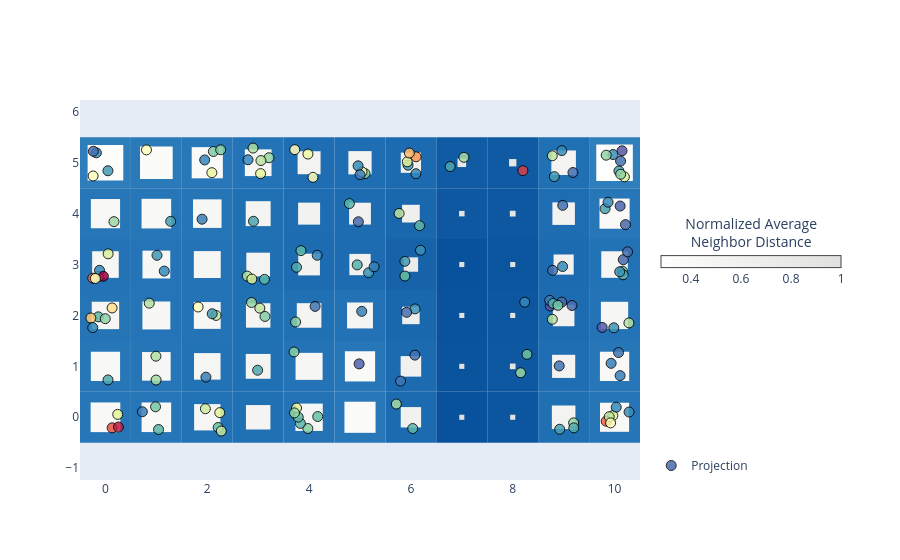

Notebook code cell kept with this figure:
### Code cell
basin.pond(base_style="iceflock") \
    .pad_layer() \
    .attraction_layer(X_scaled, jitter_amount=.3, marker=dict(attraction_marker, opacity=.85)) \
    .visualize();

### Figure 1 — Plotly figure (JSON) as saved in the notebook; plotly's stock layout.template omitted (floating-point values rounded to 4 significant figures; data arrays with more than 128 entries replaced by an {"elided": "..."} marker saying what was removed)
{"data": [{"hoverinfo": "none", "marker": {"cmax": 1, "cmin": 0.2818, "color": [0.2818], "colorbar": {"len": 200, "lenmode": "pixels", "orientation": "h", "thickness": 12, "title": {"side": "top", "text": "Normalized Average<br>Neighbor Distance"}, "x": 1.02, "xanchor": "left", "y": 0.6, "yanchor": "middle"}, "colorscale": [[0, "rgb(254, 254, 253)"], [1, "rgb(224, 224, 223)"]], "showscale": true}, "mode": "markers", "showlegend": false, "type": "scatter", "x": [null], "y": [null]}, {"marker": {"color": {"elided": "150 float values"}, "colorscale": [[0, "rgb(94,79,162)"], [0.1, "rgb(50,136,189)"], [0.2, "rgb(102,194,165)"], [0.3, "rgb(171,221,164)"], [0.4, "rgb(230,245,152)"], [0.5, "rgb(255,255,191)"], [0.6, "rgb(254,224,139)"], [0.7, "rgb(253,174,97)"], [0.8, "rgb(244,109,67)"], [0.9, "rgb(213,62,79)"], [1, "rgb(158,1,66)"]], "line": {"color": "black", "width": 1}, "opacity": 0.85, "size": 10, "symbol": "circle"}, "mode": "markers", "name": "Projection", "type": "scatter", "x": {"elided": "150 float values"}, "y": {"elided": "150 float values"}}], "layout": {"autosize": true, "legend": {"x": 1.02, "xanchor": "left", "y": 0, "yanchor": "bottom"}, "margin": {"r": 260}, "shapes": [{"fillcolor": "rgb(38, 118, 184)", "layer": "between", "line": {"width": 0}, "type": "rect", "x0": -0.5, "x1": 0.5, "xref": "x", "y0": -0.5, "y1": 0.5, "yref": "y"}, {"fillcolor": "rgb(38, 118, 184)", "layer": "between", "line": {"width": 0}, "type": "rect", "x0": 0.5, "x1": 1.5, "xref": "x", "y0": -0.5, "y1": 0.5, "yref": "y"}, {"fillcolor": "rgb(34, 114, 182)", "layer": "between", "line": {"width": 0}, "type": "rect", "x0": 1.5, "x1": 2.5, "xref": "x", "y0": -0.5, "y1": 0.5, "yref": "y"}, {"fillcolor": "rgb(32, 112, 180)", "layer": "between", "line": {"width": 0}, "type": "rect", "x0": 2.5, "x1": 3.5, "xref": "x", "y0": -0.5, "y1": 0.5, "yref": "y"}, {"fillcolor": "rgb(35, 115, 182)", "layer": "between", "line": {"width": 0}, "type": "rect", "x0": 3.5, "x1": 4.5, "xref": "x", "y0": -0.5, "y1": 0.5, "yref": "y"}, {"fillcolor": "rgb(40, 120, 185)", "layer": "between", "line": {"width": 0}, "type": "rect", "x0": 4.5, "x1": 5.5, "xref": "x", "y0": -0.5, "y1": 0.5, "yref": "y"}, {"fillcolor": "rgb(28, 107, 176)", "layer": "between", "line": {"width": 0}, "type": "rect", "x0": 5.5, "x1": 6.5, "xref": "x", "y0": -0.5, "y1": 0.5, "yref": "y"}, {"fillcolor": "rgb(8, 81, 156)", "layer": "between", "line": {"width": 0}, "type": "rect", "x0": 6.5, "x1": 7.5, "xref": "x", "y0": -0.5, "y1": 0.5, "yref": "y"}, {"fillcolor": "rgb(12, 86, 160)", "layer": "between", "line": {"width": 0}, "type": "rect", "x0": 7.5, "x1": 8.5, "xref": "x", "y0": -0.5, "y1": 0.5, "yref": "y"}, {"fillcolor": "rgb(31, 111, 179)", "layer": "between", "line": {"width": 0}, "type": "rect", "x0": 8.5, "x1": 9.5, "xref": "x", "y0": -0.5, "y1": 0.5, "yref": "y"}, {"fillcolor": "rgb(38, 118, 183)", "layer": "between", "line": {"width": 0}, "type": "rect", "x0": 9.5, "x1": 10.5, "xref": "x", "y0": -0.5, "y1": 0.5, "yref": "y"}, {"fillcolor": "rgb(38, 118, 184)", "layer": "between", "line": {"width": 0}, "type": "rect", "x0": -0.5, "x1": 0.5, "xref": "x", "y0": 0.5, "y1": 1.5, "yref": "y"}, {"fillcolor": "rgb(37, 117, 183)", "layer": "between", "line": {"width": 0}, "type": "rect", "x0": 0.5, "x1": 1.5, "xref": "x", "y0": 0.5, "y1": 1.5, "yref": "y"}, {"fillcolor": "rgb(34, 114, 182)", "layer": "between", "line": {"width": 0}, "type": "rect", "x0": 1.5, "x1": 2.5, "xref": "x", "y0": 0.5, "y1": 1.5, "yref": "y"}, {"fillcolor": "rgb(32, 112, 180)", "layer": "between", "line": {"width": 0}, "type": "rect", "x0": 2.5, "x1": 3.5, "xref": "x", "y0": 0.5, "y1": 1.5, "yref": "y"}, {"fillcolor": "rgb(35, 115, 182)", "layer": "between", "line": {"width": 0}, "type": "rect", "x0": 3.5, "x1": 4.5, "xref": "x", "y0": 0.5, "y1": 1.5, "yref": "y"}, {"fillcolor": "rgb(39, 119, 184)", "layer": "between", "line": {"width": 0}, "type": "rect", "x0": 4.5, "x1": 5.5, "xref": "x", "y0": 0.5, "y1": 1.5, "yref": "y"}, {"fillcolor": "rgb(28, 107, 176)", "layer": "between", "line": {"width": 0}, "type": "rect", "x0": 5.5, "x1": 6.5, "xref": "x", "y0": 0.5, "y1": 1.5, "yref": "y"}, {"fillcolor": "rgb(10, 84, 158)", "layer": "between", "line": {"width": 0}, "type": "rect", "x0": 6.5, "x1": 7.5, "xref": "x", "y0": 0.5, "y1": 1.5, "yref": "y"}, {"fillcolor": "rgb(14, 88, 162)", "layer": "between", "line": {"width": 0}, "type": "rect", "x0": 7.5, "x1": 8.5, "xref": "x", "y0": 0.5, "y1": 1.5, "yref": "y"}, {"fillcolor": "rgb(31, 110, 179)", "layer": "between", "line": {"width": 0}, "type": "rect", "x0": 8.5, "x1": 9.5, "xref": "x", "y0": 0.5, "y1": 1.5, "yref": "y"}, {"fillcolor": "rgb(38, 118, 184)", "layer": "between", "line": {"width": 0}, "type": "rect", "x0": 9.5, "x1": 10.5, "xref": "x", "y0": 0.5, "y1": 1.5, "yref": "y"}, {"fillcolor": "rgb(36, 116, 182)", "layer": "between", "line": {"width": 0}, "type": "rect", "x0": -0.5, "x1": 0.5, "xref": "x", "y0": 1.5, "y1": 2.5, "yref": "y"}, {"fillcolor": "rgb(36, 116, 183)", "layer": "between", "line": {"width": 0}, "type": "rect", "x0": 0.5, "x1": 1.5, "xref": "x", "y0": 1.5, "y1": 2.5, "yref": "y"}, {"fillcolor": "rgb(35, 115, 182)", "layer": "between", "line": {"width": 0}, "type": "rect", "x0": 1.5, "x1": 2.5, "xref": "x", "y0": 1.5, "y1": 2.5, "yref": "y"}, {"fillcolor": "rgb(32, 112, 180)", "layer": "between", "line": {"width": 0}, "type": "rect", "x0": 2.5, "x1": 3.5, "xref": "x", "y0": 1.5, "y1": 2.5, "yref": "y"}, {"fillcolor": "rgb(32, 112, 180)", "layer": "between", "line": {"width": 0}, "type": "rect", "x0": 3.5, "x1": 4.5, "xref": "x", "y0": 1.5, "y1": 2.5, "yref": "y"}, {"fillcolor": "rgb(34, 114, 181)", "layer": "between", "line": {"width": 0}, "type": "rect", "x0": 4.5, "x1": 5.5, "xref": "x", "y0": 1.5, "y1": 2.5, "yref": "y"}, {"fillcolor": "rgb(25, 103, 173)", "layer": "between", "line": {"width": 0}, "type": "rect", "x0": 5.5, "x1": 6.5, "xref": "x", "y0": 1.5, "y1": 2.5, "yref": "y"}, {"fillcolor": "rgb(9, 82, 157)", "layer": "between", "line": {"width": 0}, "type": "rect", "x0": 6.5, "x1": 7.5, "xref": "x", "y0": 1.5, "y1": 2.5, "yref": "y"}, {"fillcolor": "rgb(12, 87, 160)", "layer": "between", "line": {"width": 0}, "type": "rect", "x0": 7.5, "x1": 8.5, "xref": "x", "y0": 1.5, "y1": 2.5, "yref": "y"}, {"fillcolor": "rgb(29, 108, 177)", "layer": "between", "line": {"width": 0}, "type": "rect", "x0": 8.5, "x1": 9.5, "xref": "x", "y0": 1.5, "y1": 2.5, "yref": "y"}, {"fillcolor": "rgb(35, 115, 182)", "layer": "between", "line": {"width": 0}, "type": "rect", "x0": 9.5, "x1": 10.5, "xref": "x", "y0": 1.5, "y1": 2.5, "yref": "y"}, {"fillcolor": "rgb(35, 115, 182)", "layer": "between", "line": {"width": 0}, "type": "rect", "x0": -0.5, "x1": 0.5, "xref": "x", "y0": 2.5, "y1": 3.5, "yref": "y"}, {"fillcolor": "rgb(36, 116, 183)", "layer": "between", "line": {"width": 0}, "type": "rect", "x0": 0.5, "x1": 1.5, "xref": "x", "y0": 2.5, "y1": 3.5, "yref": "y"}, {"fillcolor": "rgb(35, 115, 182)", "layer": "between", "line": {"width": 0}, "type": "rect", "x0": 1.5, "x1": 2.5, "xref": "x", "y0": 2.5, "y1": 3.5, "yref": "y"}, {"fillcolor": "rgb(31, 111, 179)", "layer": "between", "line": {"width": 0}, "type": "rect", "x0": 2.5, "x1": 3.5, "xref": "x", "y0": 2.5, "y1": 3.5, "yref": "y"}, {"fillcolor": "rgb(29, 108, 177)", "layer": "between", "line": {"width": 0}, "type": "rect", "x0": 3.5, "x1": 4.5, "xref": "x", "y0": 2.5, "y1": 3.5, "yref": "y"}, {"fillcolor": "rgb(29, 108, 177)", "layer": "between", "line": {"width": 0}, "type": "rect", "x0": 4.5, "x1": 5.5, "xref": "x", "y0": 2.5, "y1": 3.5, "yref": "y"}, {"fillcolor": "rgb(22, 99, 170)", "layer": "between", "line": {"width": 0}, "type": "rect", "x0": 5.5, "x1": 6.5, "xref": "x", "y0": 2.5, "y1": 3.5, "yref": "y"}, {"fillcolor": "rgb(8, 81, 156)", "layer": "between", "line": {"width": 0}, "type": "rect", "x0": 6.5, "x1": 7.5, "xref": "x", "y0": 2.5, "y1": 3.5, "yref": "y"}, {"fillcolor": "rgb(11, 85, 159)", "layer": "between", "line": {"width": 0}, "type": "rect", "x0": 7.5, "x1": 8.5, "xref": "x", "y0": 2.5, "y1": 3.5, "yref": "y"}, {"fillcolor": "rgb(28, 106, 176)", "layer": "between", "line": {"width": 0}, "type": "rect", "x0": 8.5, "x1": 9.5, "xref": "x", "y0": 2.5, "y1": 3.5, "yref": "y"}, {"fillcolor": "rgb(34, 114, 182)", "layer": "between", "line": {"width": 0}, "type": "rect", "x0": 9.5, "x1": 10.5, "xref": "x", "y0": 2.5, "y1": 3.5, "yref": "y"}, {"fillcolor": "rgb(38, 118, 184)", "layer": "between", "line": {"width": 0}, "type": "rect", "x0": -0.5, "x1": 0.5, "xref": "x", "y0": 3.5, "y1": 4.5, "yref": "y"}, {"fillcolor": "rgb(38, 118, 184)", "layer": "between", "line": {"width": 0}, "type": "rect", "x0": 0.5, "x1": 1.5, "xref": "x", "y0": 3.5, "y1": 4.5, "yref": "y"}, {"fillcolor": "rgb(37, 117, 183)", "layer": "between", "line": {"width": 0}, "type": "rect", "x0": 1.5, "x1": 2.5, "xref": "x", "y0": 3.5, "y1": 4.5, "yref": "y"}, {"fillcolor": "rgb(32, 112, 180)", "layer": "between", "line": {"width": 0}, "type": "rect", "x0": 2.5, "x1": 3.5, "xref": "x", "y0": 3.5, "y1": 4.5, "yref": "y"}, {"fillcolor": "rgb(30, 109, 178)", "layer": "between", "line": {"width": 0}, "type": "rect", "x0": 3.5, "x1": 4.5, "xref": "x", "y0": 3.5, "y1": 4.5, "yref": "y"}, {"fillcolor": "rgb(29, 108, 177)", "layer": "between", "line": {"width": 0}, "type": "rect", "x0": 4.5, "x1": 5.5, "xref": "x", "y0": 3.5, "y1": 4.5, "yref": "y"}, {"fillcolor": "rgb(25, 103, 173)", "layer": "between", "line": {"width": 0}, "type": "rect", "x0": 5.5, "x1": 6.5, "xref": "x", "y0": 3.5, "y1": 4.5, "yref": "y"}, {"fillcolor": "rgb(13, 88, 161)", "layer": "between", "line": {"width": 0}, "type": "rect", "x0": 6.5, "x1": 7.5, "xref": "x", "y0": 3.5, "y1": 4.5, "yref": "y"}, {"fillcolor": "rgb(14, 88, 162)", "layer": "between", "line": {"width": 0}, "type": "rect", "x0": 7.5, "x1": 8.5, "xref": "x", "y0": 3.5, "y1": 4.5, "yref": "y"}, {"fillcolor": "rgb(30, 109, 178)", "layer": "between", "line": {"width": 0}, "type": "rect", "x0": 8.5, "x1": 9.5, "xref": "x", "y0": 3.5, "y1": 4.5, "yref": "y"}, {"fillcolor": "rgb(39, 119, 184)", "layer": "between", "line": {"width": 0}, "type": "rect", "x0": 9.5, "x1": 10.5, "xref": "x", "y0": 3.5, "y1": 4.5, "yref": "y"}, {"fillcolor": "rgb(46, 126, 188)", "layer": "between", "line": {"width": 0}, "type": "rect", "x0": -0.5, "x1": 0.5, "xref": "x", "y0": 4.5, "y1": 5.5, "yref": "y"}, {"fillcolor": "rgb(42, 122, 186)", "layer": "between", "line": {"width": 0}, "type": "rect", "x0": 0.5, "x1": 1.5, "xref": "x", "y0": 4.5, "y1": 5.5, "yref": "y"}, {"fillcolor": "rgb(40, 120, 185)", "layer": "between", "line": {"width": 0}, "type": "rect", "x0": 1.5, "x1": 2.5, "xref": "x", "y0": 4.5, "y1": 5.5, "yref": "y"}, {"fillcolor": "rgb(35, 115, 182)", "layer": "between", "line": {"width": 0}, "type": "rect", "x0": 2.5, "x1": 3.5, "xref": "x", "y0": 4.5, "y1": 5.5, "yref": "y"}, {"fillcolor": "rgb(31, 110, 179)", "layer": "between", "line": {"width": 0}, "type": "rect", "x0": 3.5, "x1": 4.5, "xref": "x", "y0": 4.5, "y1": 5.5, "yref": "y"}, {"fillcolor": "rgb(31, 110, 179)", "layer": "between", "line": {"width": 0}, "type": "rect", "x0": 4.5, "x1": 5.5, "xref": "x", "y0": 4.5, "y1": 5.5, "yref": "y"}, {"fillcolor": "rgb(28, 106, 176)", "layer": "between", "line": {"width": 0}, "type": "rect", "x0": 5.5, "x1": 6.5, "xref": "x", "y0": 4.5, "y1": 5.5, "yref": "y"}, {"fillcolor": "rgb(16, 92, 164)", "layer": "between", "line": {"width": 0}, "type": "rect", "x0": 6.5, "x1": 7.5, "xref": "x", "y0": 4.5, "y1": 5.5, "yref": "y"}, {"fillcolor": "rgb(15, 90, 163)", "layer": "between", "line": {"width": 0}, "type": "rect", "x0": 7.5, "x1": 8.5, "xref": "x", "y0": 4.5, "y1": 5.5, "yref": "y"}, {"fillcolor": "rgb(32, 112, 180)", "layer": "between", "line": {"width": 0}, "type": "rect", "x0": 8.5, "x1": 9.5, "xref": "x", "y0": 4.5, "y1": 5.5, "yref": "y"}, {"fillcolor": "rgb(47, 127, 188)", "layer": "between", "line": {"width": 0}, "type": "rect", "x0": 9.5, "x1": 10.5, "xref": "x", "y0": 4.5, "y1": 5.5, "yref": "y"}, {"fillcolor": "rgb(248, 248, 247)", "layer": "between", "line": {"width": 0}, "type": "rect", "x0": -0.2916, "x1": 0.2916, "xref": "x", "y0": -0.2916, "y1": 0.2916, "yref": "y"}, {"fillcolor": "rgb(248, 248, 247)", "layer": "between", "line": {"width": 0}, "type": "rect", "x0": 0.7094, "x1": 1.291, "xref": "x", "y0": -0.2906, "y1": 0.2906, "yref": "y"}, {"fillcolor": "rgb(246, 246, 245)", "layer": "between", "line": {"width": 0}, "type": "rect", "x0": 1.742, "x1": 2.258, "xref": "x", "y0": -0.2583, "y1": 0.2583, "yref": "y"}, {"fillcolor": "rgb(244, 244, 243)", "layer": "between", "line": {"width": 0}, "type": "rect", "x0": 2.76, "x1": 3.24, "xref": "x", "y0": -0.2402, "y1": 0.2402, "yref": "y"}, {"fillcolor": "rgb(246, 246, 245)", "layer": "between", "line": {"width": 0}, "type": "rect", "x0": 3.731, "x1": 4.269, "xref": "x", "y0": -0.2686, "y1": 0.2686, "yref": "y"}, {"fillcolor": "rgb(250, 250, 249)", "layer": "between", "line": {"width": 0}, "type": "rect", "x0": 4.694, "x1": 5.306, "xref": "x", "y0": -0.3058, "y1": 0.3058, "yref": "y"}, {"fillcolor": "rgb(241, 241, 240)", "layer": "between", "line": {"width": 0}, "type": "rect", "x0": 5.8, "x1": 6.2, "xref": "x", "y0": -0.2001, "y1": 0.2001, "yref": "y"}, {"fillcolor": "rgb(224, 224, 223)", "layer": "between", "line": {"width": 0}, "type": "rect", "x0": 6.95, "x1": 7.05, "xref": "x", "y0": -0.05, "y1": 0.05, "yref": "y"}, {"fillcolor": "rgb(227, 227, 226)", "layer": "between", "line": {"width": 0}, "type": "rect", "x0": 7.95, "x1": 8.05, "xref": "x", "y0": -0.05, "y1": 0.05, "yref": "y"}, {"fillcolor": "rgb(243, 243, 242)", "layer": "between", "line": {"width": 0}, "type": "rect", "x0": 8.769, "x1": 9.231, "xref": "x", "y0": -0.2312, "y1": 0.2312, "yref": "y"}, {"fillcolor": "rgb(248, 248, 247)", "layer": "between", "line": {"width": 0}, "type": "rect", "x0": 9.715, "x1": 10.29, "xref": "x", "y0": -0.2855, "y1": 0.2855, "yref": "y"}, {"fillcolor": "rgb(248, 248, 247)", "layer": "between", "line": {"width": 0}, "type": "rect", "x0": -0.2872, "x1": 0.2872, "xref": "x", "y0": 0.7128, "y1": 1.287, "yref": "y"}, {"fillcolor": "rgb(247, 247, 246)", "layer": "between", "line": {"width": 0}, "type": "rect", "x0": 0.7191, "x1": 1.281, "xref": "x", "y0": 0.7191, "y1": 1.281, "yref": "y"}, {"fillcolor": "rgb(246, 246, 245)", "layer": "between", "line": {"width": 0}, "type": "rect", "x0": 1.739, "x1": 2.261, "xref": "x", "y0": 0.739, "y1": 1.261, "yref": "y"}, {"fillcolor": "rgb(244, 244, 243)", "layer": "between", "line": {"width": 0}, "type": "rect", "x0": 2.756, "x1": 3.244, "xref": "x", "y0": 0.756, "y1": 1.244, "yref": "y"}, {"fillcolor": "rgb(246, 246, 245)", "layer": "between", "line": {"width": 0}, "type": "rect", "x0": 3.734, "x1": 4.266, "xref": "x", "y0": 0.7345, "y1": 1.266, "yref": "y"}, {"fillcolor": "rgb(249, 249, 248)", "layer": "between", "line": {"width": 0}, "type": "rect", "x0": 4.703, "x1": 5.297, "xref": "x", "y0": 0.7032, "y1": 1.297, "yref": "y"}, {"fillcolor": "rgb(241, 241, 240)", "layer": "between", "line": {"width": 0}, "type": "rect", "x0": 5.798, "x1": 6.202, "xref": "x", "y0": 0.7981, "y1": 1.202, "yref": "y"}, {"fillcolor": "rgb(226, 226, 225)", "layer": "between", "line": {"width": 0}, "type": "rect", "x0": 6.95, "x1": 7.05, "xref": "x", "y0": 0.95, "y1": 1.05, "yref": "y"}, {"fillcolor": "rgb(229, 229, 228)", "layer": "between", "line": {"width": 0}, "type": "rect", "x0": 7.944, "x1": 8.056, "xref": "x", "y0": 0.9444, "y1": 1.056, "yref": "y"}, {"fillcolor": "rgb(243, 243, 242)", "layer": "between", "line": {"width": 0}, "type": "rect", "x0": 8.773, "x1": 9.227, "xref": "x", "y0": 0.7728, "y1": 1.227, "yref": "y"}, {"fillcolor": "rgb(248, 248, 247)", "layer": "between", "line": {"width": 0}, "type": "rect", "x0": 9.712, "x1": 10.29, "xref": "x", "y0": 0.7124, "y1": 1.288, "yref": "y"}, {"fillcolor": "rgb(246, 246, 245)", "layer": "between", "line": {"width": 0}, "type": "rect", "x0": -0.269, "x1": 0.269, "xref": "x", "y0": 1.731, "y1": 2.269, "yref": "y"}, {"fillcolor": "rgb(247, 247, 246)", "layer": "between", "line": {"width": 0}, "type": "rect", "x0": 0.7257, "x1": 1.274, "xref": "x", "y0": 1.726, "y1": 2.274, "yref": "y"}, {"fillcolor": "rgb(246, 246, 245)", "layer": "between", "line": {"width": 0}, "type": "rect", "x0": 1.737, "x1": 2.263, "xref": "x", "y0": 1.737, "y1": 2.263, "yref": "y"}, {"fillcolor": "rgb(244, 244, 243)", "layer": "between", "line": {"width": 0}, "type": "rect", "x0": 2.76, "x1": 3.24, "xref": "x", "y0": 1.76, "y1": 2.24, "yref": "y"}, {"fillcolor": "rgb(244, 244, 243)", "layer": "between", "line": {"width": 0}, "type": "rect", "x0": 3.759, "x1": 4.241, "xref": "x", "y0": 1.759, "y1": 2.241, "yref": "y"}, {"fillcolor": "rgb(245, 245, 244)", "layer": "between", "line": {"width": 0}, "type": "rect", "x0": 4.745, "x1": 5.255, "xref": "x", "y0": 1.745, "y1": 2.255, "yref": "y"}, {"fillcolor": "rgb(238, 238, 237)", "layer": "between", "line": {"width": 0}, "type": "rect", "x0": 5.829, "x1": 6.171, "xref": "x", "y0": 1.829, "y1": 2.171, "yref": "y"}, {"fillcolor": "rgb(225, 225, 224)", "layer": "between", "line": {"width": 0}, "type": "rect", "x0": 6.95, "x1": 7.05, "xref": "x", "y0": 1.95, "y1": 2.05, "yref": "y"}, {"fillcolor": "rgb(228, 228, 227)", "layer": "between", "line": {"width": 0}, "type": "rect", "x0": 7.95, "x1": 8.05, "xref": "x", "y0": 1.95, "y1": 2.05, "yref": "y"}, {"fillcolor": "rgb(242, 242, 241)", "layer": "between", "line": {"width": 0}, "type": "rect", "x0": 8.788, "x1": 9.212, "xref": "x", "y0": 1.788, "y1": 2.212, "yref": "y"}, {"fillcolor": "rgb(246, 246, 245)", "layer": "between", "line": {"width": 0}, "type": "rect", "x0": 9.732, "x1": 10.27, "xref": "x", "y0": 1.732, "y1": 2.268, "yref": "y"}, {"fillcolor": "rgb(246, 246, 245)", "layer": "between", "line": {"width": 0}, "type": "rect", "x0": -0.2616, "x1": 0.2616, "xref": "x", "y0": 2.738, "y1": 3.262, "yref": "y"}, {"fillcolor": "rgb(247, 247, 246)", "layer": "between", "line": {"width": 0}, "type": "rect", "x0": 0.7269, "x1": 1.273, "xref": "x", "y0": 2.727, "y1": 3.273, "yref": "y"}, {"fillcolor": "rgb(246, 246, 245)", "layer": "between", "line": {"width": 0}, "type": "rect", "x0": 1.736, "x1": 2.264, "xref": "x", "y0": 2.736, "y1": 3.264, "yref": "y"}, {"fillcolor": "rgb(243, 243, 242)", "layer": "between", "line": {"width": 0}, "type": "rect", "x0": 2.767, "x1": 3.233, "xref": "x", "y0": 2.767, "y1": 3.233, "yref": "y"}, {"fillcolor": "rgb(242, 242, 241)", "layer": "between", "line": {"width": 0}, "type": "rect", "x0": 3.787, "x1": 4.213, "xref": "x", "y0": 2.787, "y1": 3.213, "yref": "y"}, {"fillcolor": "rgb(241, 241, 240)", "layer": "between", "line": {"width": 0}, "type": "rect", "x0": 4.791, "x1": 5.209, "xref": "x", "y0": 2.791, "y1": 3.209, "yref": "y"}, {"fillcolor": "rgb(236, 236, 235)", "layer": "between", "line": {"width": 0}, "type": "rect", "x0": 5.859, "x1": 6.141, "xref": "x", "y0": 2.859, "y1": 3.141, "yref": "y"}, {"fillcolor": "rgb(224, 224, 223)", "layer": "between", "line": {"width": 0}, "type": "rect", "x0": 6.95, "x1": 7.05, "xref": "x", "y0": 2.95, "y1": 3.05, "yref": "y"}, {"fillcolor": "rgb(226, 226, 225)", "layer": "between", "line": {"width": 0}, "type": "rect", "x0": 7.95, "x1": 8.05, "xref": "x", "y0": 2.95, "y1": 3.05, "yref": "y"}, {"fillcolor": "rgb(241, 241, 240)", "layer": "between", "line": {"width": 0}, "type": "rect", "x0": 8.802, "x1": 9.198, "xref": "x", "y0": 2.802, "y1": 3.198, "yref": "y"}, {"fillcolor": "rgb(246, 246, 245)", "layer": "between", "line": {"width": 0}, "type": "rect", "x0": 9.739, "x1": 10.26, "xref": "x", "y0": 2.739, "y1": 3.261, "yref": "y"}, {"fillcolor": "rgb(248, 248, 247)", "layer": "between", "line": {"width": 0}, "type": "rect", "x0": -0.2869, "x1": 0.2869, "xref": "x", "y0": 3.713, "y1": 4.287, "yref": "y"}, {"fillcolor": "rgb(248, 248, 247)", "layer": "between", "line": {"width": 0}, "type": "rect", "x0": 0.7089, "x1": 1.291, "xref": "x", "y0": 3.709, "y1": 4.291, "yref": "y"}, {"fillcolor": "rgb(247, 247, 246)", "layer": "between", "line": {"width": 0}, "type": "rect", "x0": 1.72, "x1": 2.28, "xref": "x", "y0": 3.72, "y1": 4.28, "yref": "y"}, {"fillcolor": "rgb(244, 244, 243)", "layer": "between", "line": {"width": 0}, "type": "rect", "x0": 2.755, "x1": 3.245, "xref": "x", "y0": 3.755, "y1": 4.245, "yref": "y"}, {"fillcolor": "rgb(242, 242, 241)", "layer": "between", "line": {"width": 0}, "type": "rect", "x0": 3.784, "x1": 4.216, "xref": "x", "y0": 3.784, "y1": 4.216, "yref": "y"}, {"fillcolor": "rgb(242, 242, 241)", "layer": "between", "line": {"width": 0}, "type": "rect", "x0": 4.786, "x1": 5.214, "xref": "x", "y0": 3.786, "y1": 4.214, "yref": "y"}, {"fillcolor": "rgb(239, 239, 238)", "layer": "between", "line": {"width": 0}, "type": "rect", "x0": 5.826, "x1": 6.174, "xref": "x", "y0": 3.826, "y1": 4.174, "yref": "y"}, {"fillcolor": "rgb(228, 228, 227)", "layer": "between", "line": {"width": 0}, "type": "rect", "x0": 6.946, "x1": 7.054, "xref": "x", "y0": 3.946, "y1": 4.054, "yref": "y"}, {"fillcolor": "rgb(229, 229, 228)", "layer": "between", "line": {"width": 0}, "type": "rect", "x0": 7.943, "x1": 8.057, "xref": "x", "y0": 3.943, "y1": 4.057, "yref": "y"}, {"fillcolor": "rgb(242, 242, 241)", "layer": "between", "line": {"width": 0}, "type": "rect", "x0": 8.779, "x1": 9.221, "xref": "x", "y0": 3.779, "y1": 4.221, "yref": "y"}, {"fillcolor": "rgb(249, 249, 248)", "layer": "between", "line": {"width": 0}, "type": "rect", "x0": 9.704, "x1": 10.3, "xref": "x", "y0": 3.704, "y1": 4.296, "yref": "y"}, {"fillcolor": "rgb(253, 253, 252)", "layer": "between", "line": {"width": 0}, "type": "rect", "x0": -0.3504, "x1": 0.3504, "xref": "x", "y0": 4.65, "y1": 5.35, "yref": "y"}, {"fillcolor": "rgb(251, 251, 250)", "layer": "between", "line": {"width": 0}, "type": "rect", "x0": 0.679, "x1": 1.321, "xref": "x", "y0": 4.679, "y1": 5.321, "yref": "y"}, {"fillcolor": "rgb(250, 250, 249)", "layer": "between", "line": {"width": 0}, "type": "rect", "x0": 1.694, "x1": 2.306, "xref": "x", "y0": 4.694, "y1": 5.306, "yref": "y"}, {"fillcolor": "rgb(246, 246, 245)", "layer": "between", "line": {"width": 0}, "type": "rect", "x0": 2.738, "x1": 3.262, "xref": "x", "y0": 4.738, "y1": 5.262, "yref": "y"}, {"fillcolor": "rgb(243, 243, 242)", "layer": "between", "line": {"width": 0}, "type": "rect", "x0": 3.774, "x1": 4.226, "xref": "x", "y0": 4.774, "y1": 5.226, "yref": "y"}, {"fillcolor": "rgb(243, 243, 242)", "layer": "between", "line": {"width": 0}, "type": "rect", "x0": 4.772, "x1": 5.228, "xref": "x", "y0": 4.772, "y1": 5.228, "yref": "y"}, {"fillcolor": "rgb(241, 241, 240)", "layer": "between", "line": {"width": 0}, "type": "rect", "x0": 5.801, "x1": 6.199, "xref": "x", "y0": 4.801, "y1": 5.199, "yref": "y"}, {"fillcolor": "rgb(231, 231, 230)", "layer": "between", "line": {"width": 0}, "type": "rect", "x0": 6.915, "x1": 7.085, "xref": "x", "y0": 4.915, "y1": 5.085, "yref": "y"}, {"fillcolor": "rgb(230, 230, 229)", "layer": "between", "line": {"width": 0}, "type": "rect", "x0": 7.928, "x1": 8.072, "xref": "x", "y0": 4.928, "y1": 5.072, "yref": "y"}, {"fillcolor": "rgb(244, 244, 243)", "layer": "between", "line": {"width": 0}, "type": "rect", "x0": 8.759, "x1": 9.241, "xref": "x", "y0": 4.759, "y1": 5.241, "yref": "y"}, {"fillcolor": "rgb(254, 254, 253)", "layer": "between", "line": {"width": 0}, "type": "rect", "x0": 9.641, "x1": 10.36, "xref": "x", "y0": 4.641, "y1": 5.359, "yref": "y"}], "showlegend": true, "xaxis": {"constrain": "domain", "range": [-0.5, 10.5], "scaleanchor": "y", "showgrid": false, "zeroline": false}, "yaxis": {"range": [-0.5, 5.5], "showgrid": false, "zeroline": false}}}
